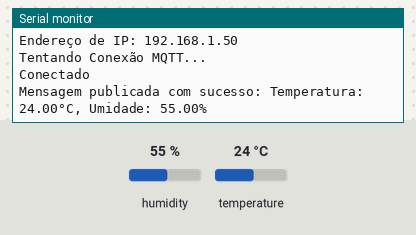
Bench run of a sketch on a simulated ESP32. On the bench: the last lines printed to the serial monitor. The test bench sets the inputs (shaded band); at power-on: temperature 24 °C, humidity 55 %. WiFi joins after 1.5 s; servers stay silent unless stated; random numbers use the default seed unless the sketch sets one; no MQTT or app messages arrive unless stated.

Above: at 2.7 s.
2.8 s: temperature set to 12 °C
At 4.1 s:
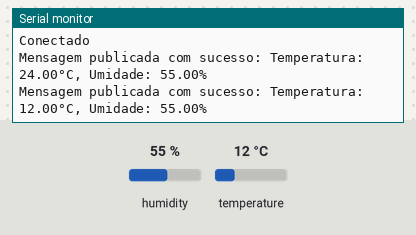
4.3 s: temperature set to 19 °C
At 5.0 s:
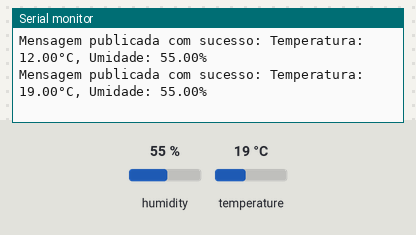

Measured:
- after the input at 2.8 s, the serial monitor: prints a new line after 0.80 s (image 1)
- after the input at 4.3 s, the serial monitor: prints a new line after 0.31 s (image 2)

The sketch:

esp32-dht22.ino
```cpp
#define DEBUG_ESP_PORT Serial

#include <WiFi.h>
#include <PubSubClient.h>
#include "DHTesp.h"
#include <WiFiClientSecure.h>

// Parametros de Conexão
const char *ssid = "Wokwi-GUEST"; // Rede
const char *password = "";        // Senha

// MQTT Broker
const char *mqtt_broker = "maqiatto.com";
const int mqtt_port = 1883;
const char *topic_temperatura = "larissa021222@gmail.com/topico1";
const char *mqtt_username = "larissa021222@gmail.com";
const char *mqtt_password = "-Tourinho1@";

// Configuração de Conexão
WiFiClient espClient;
PubSubClient client(espClient);

// Sensor
const int DHT_PIN = 15;
DHTesp dhtSensor;

void callback(char *topic, byte *payload, unsigned int length);

// Void do WiFi
void setup_wifi() {
  delay(10);
  Serial.print("Conectando em ");
  Serial.println(ssid);

  WiFi.mode(WIFI_STA);
  WiFi.begin(ssid, password);

  while (WiFi.status() != WL_CONNECTED) {
    delay(500);
    Serial.print(".");
  }

  Serial.println("");
  Serial.println("WiFi conectado");
  Serial.print("Endereço de IP: ");
  Serial.println(WiFi.localIP());
}

void reconnect() {
  while (!client.connected()) {
    Serial.println("Tentando Conexão MQTT...");
    String clientId = "esp32-dht22-clientId-";
    clientId += String(random(0xffff), HEX);

    if (client.connect(clientId.c_str(), mqtt_username, mqtt_password)) {
      Serial.println("Conectado");
    } else {
      Serial.print("Falha ao conectar ao broker MQTT, código do erro = ");
      Serial.print(client.state());
      Serial.println(" tentando novamente em 5 segundos...");

      delay(5000);
    }
  }
}

void setup() {
  Serial.begin(115200);
  randomSeed(micros());
  dhtSensor.setup(DHT_PIN, DHTesp::DHT22);

  setup_wifi();

  client.setServer(mqtt_broker, mqtt_port);
}

float temperatura_antiga = 0;

void loop() {
  if (!client.connected()) {
    reconnect();
  }
  client.loop();

  TempAndHumidity data = dhtSensor.getTempAndHumidity();
  float temperatura = data.temperature;
  float umidade = data.humidity;

  if (temperatura_antiga != temperatura) {
    String mensagem = "Temperatura: " + String(temperatura, 2) + "°C, Umidade: " + String(umidade, 2) + "%";
    if (client.publish(topic_temperatura, mensagem.c_str())) {
      Serial.println("Mensagem publicada com sucesso: " + mensagem);
      temperatura_antiga = temperatura;
    } else {
      Serial.println("Falha ao publicar mensagem.");
    }
  }

  delay(1000);
}
```
